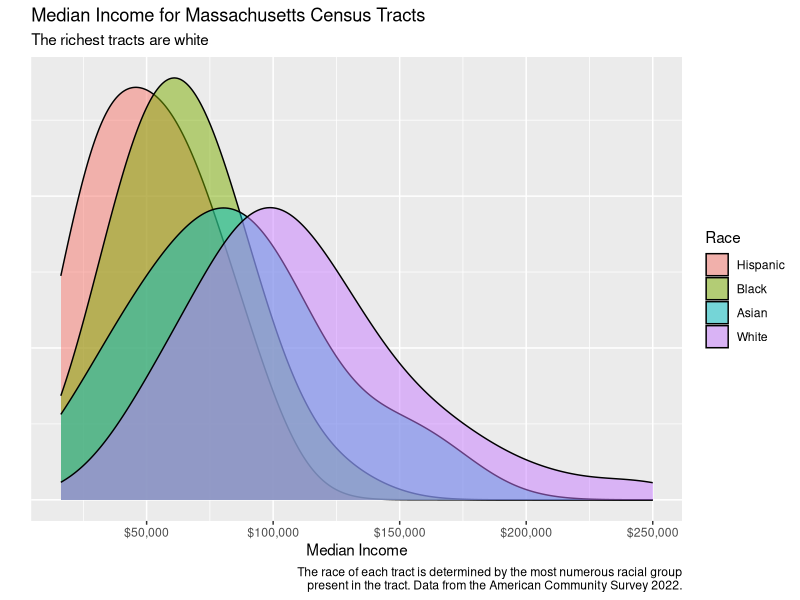

Generate this figure with R:
## ---- chunk 1
#| label: setup
library(tidyverse)
## ---- chunk 2
data = read_csv("mass-tracts.csv", show_col_types = FALSE)
## ---- chunk 3
library(ggridges)
library(readr)
library(scales)

desired_order <- c("Hispanic", "Black", "Asian", "White")
data$race <- factor(data$race, levels = desired_order)


data |> ggplot(mapping = aes(x = med_income, fill = race)) +
  geom_density(alpha = 0.5, adjust = 2) + 
  labs(title = "Median Income for Massachusetts Census Tracts", 
       subtitle = "The richest tracts are white",
       x = "Median Income",
       y = "",
       caption = "The race of each tract is determined by the most numerous racial group\npresent in the tract. Data from the American Community Survey 2022.",
       fill = "Race") +
  ggplot2::scale_x_continuous(labels = label_dollar()) +
  theme(axis.text.y = element_blank(),
    axis.ticks.y = element_blank())
